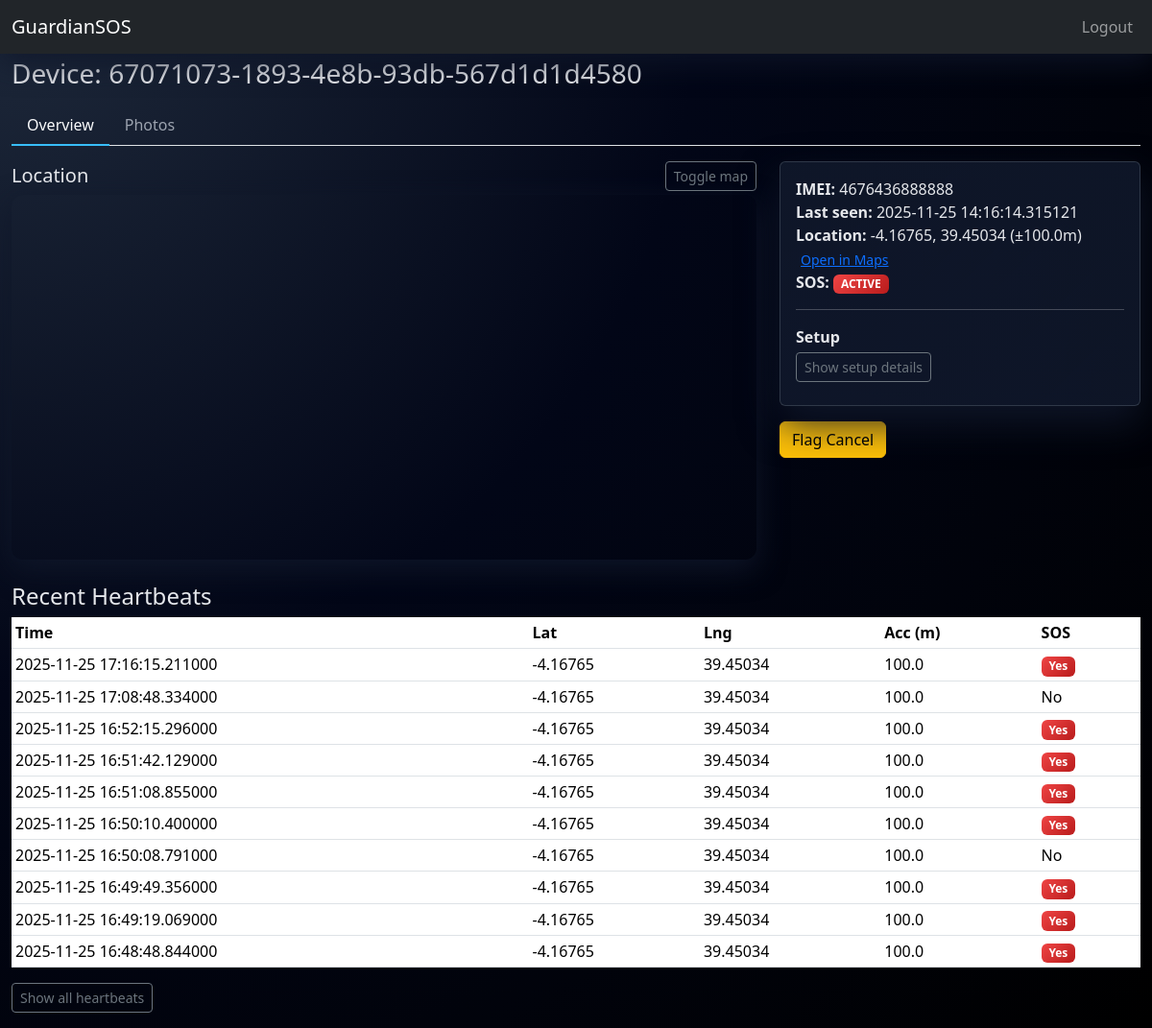
Page /device/67071073-1893-4e8b-93db-567d1d1d4580 (signed in) on the committed database.
### app.py (models this page shows)
class Device(db.Model):
    id = db.Column(db.Integer, primary_key=True)
    device_id = db.Column(db.String(64), unique=True, nullable=False)
    imei = db.Column(db.String(64), default='')
    registered_at = db.Column(db.DateTime, default=dt.datetime.utcnow)
    last_seen = db.Column(db.DateTime)
    last_lat = db.Column(db.Float)
    last_lng = db.Column(db.Float)
    last_acc = db.Column(db.Float)
    last_sos = db.Column(db.Boolean, default=False)
    sos_cancel_requested = db.Column(db.Boolean, default=False)
    user_id = db.Column(db.Integer, ForeignKey('user.id'), nullable=True)

class Heartbeat(db.Model):
    id = db.Column(db.Integer, primary_key=True)
    device_id = db.Column(db.String(64), index=True, nullable=False)
    timestamp = db.Column(db.DateTime, default=dt.datetime.utcnow)
    lat = db.Column(db.Float)
    lng = db.Column(db.Float)
    acc = db.Column(db.Float)
    sos = db.Column(db.Boolean, default=False)

### app.py (the view)
@app.route('/device/<device_id>')
@login_required
def device_detail(device_id):
    d = Device.query.filter_by(device_id=device_id).first_or_404()
    if (not current_user.is_admin) and (d.user_id is not None) and (d.user_id != current_user.id):
        flash('Not authorized to view this device', 'danger')
        return redirect(url_for('dashboard'))
    hbs = Heartbeat.query.filter_by(device_id=device_id).order_by(Heartbeat.timestamp.desc()).limit(200).all()
    photos = Photo.query.filter_by(device_id=device_id).order_by(Photo.created_at.desc()).limit(50).all()
    return render_template('device.html', device=d, heartbeats=hbs, photos=photos)

### app.py (called while the page is built)
@login_manager.user_loader
def load_user(user_id):
    return User.query.get(int(user_id))

### templates/device.html (shortened to what this page needs)
{% extends 'base.html' %}
{% block content %}
<h3>Device: {{ device.device_id }}</h3>
<ul class="nav nav-tabs mt-3" id="deviceTab" role="tablist">
  <li class="nav-item" role="presentation">
    <button class="nav-link active" id="overview-tab" data-bs-toggle="tab" data-bs-target="#overview" type="button" role="tab" aria-controls="overview" aria-selected="true">Overview</button>
  </li>
  <li class="nav-item" role="presentation">
    <button class="nav-link" id="photos-tab" data-bs-toggle="tab" data-bs-target="#photos" type="button" role="tab" aria-controls="photos" aria-selected="false">Photos</button>
  </li>
</ul>
<div class="tab-content pt-3" id="deviceTabContent">
  <div class="tab-pane fade show active" id="overview" role="tabpanel" aria-labelledby="overview-tab">
    <div class="row mb-3">
      <div class="col-md-8">
        <div class="d-flex justify-content-between align-items-center mb-1">
          <h5 class="mb-0">Location</h5>
          <button class="btn btn-sm btn-outline-secondary" type="button" data-bs-toggle="collapse" data-bs-target="#map-collapse" aria-expanded="true" aria-controls="map-collapse">Toggle map</button>
        </div>
        <div id="map-collapse" class="collapse show">
          <div id="map"></div>
        </div>
      </div>
      <div class="col-md-4">
        <div class="card mb-3">
          <div class="card-body">
            <div><strong>IMEI:</strong> {{ device.imei }}</div>
            <div><strong>Last seen:</strong> {{ device.last_seen or '—' }} </div>
            <div><strong>Location:</strong>
              {% if device.last_lat and device.last_lng %}
                <span id="coords-text">{{ '%.5f'|format(device.last_lat) }}, {{ '%.5f'|format(device.last_lng) }}</span>
                (±{{ device.last_acc or 0 }}m)
                <a class="btn btn-link btn-sm p-0 ms-1" id="open-maps" href="https://www.google.com/maps?q={{ device.last_lat }},{{ device.last_lng }}" target="_blank">Open in Maps</a>
              {% else %}—{% endif %}
            </div>
            <div><strong>SOS:</strong>
              {% if device.last_sos %}<span class="badge bg-danger">ACTIVE</span>{% else %}<span class="badge bg-secondary">Idle</span>{% endif %}
            </div>
            <hr />
            <p class="mb-1"><strong>Setup</strong></p>
            <button class="btn btn-sm btn-outline-secondary mb-2" type="button" data-bs-toggle="collapse" data-bs-target="#setup-collapse" aria-expanded="false" aria-controls="setup-collapse">Show setup details</button>
          </div>
        </div>
        <form class="d-flex gap-2" method="post" action="{{ url_for('dashboard_flag_cancel') }}" onsubmit="return confirm('Flag cancel on server?');">
          <button class="btn btn-warning" type="submit">Flag Cancel</button>
        </form>
      </div>
    </div>
    <h4 class="mt-4">Recent Heartbeats</h4>
    <table class="table table-sm table-hover">
      <thead><tr><th>Time</th><th>Lat</th><th>Lng</th><th>Acc (m)</th><th>SOS</th></tr></thead>
      <tbody>
        {% for h in heartbeats %}
        <tr class="hb-row {% if loop.index > 10 %}d-none extra-hb{% endif %}">
          <td>{{ h.timestamp }}</td>
          <td>{{ '%.5f'|format(h.lat or 0) }}</td>
          <td>{{ '%.5f'|format(h.lng or 0) }}</td>
          <td>{{ h.acc or 0 }}</td>
          <td>{% if h.sos %}<span class="badge bg-danger">Yes</span>{% else %}No{% endif %}</td>
        </tr>
        {% else %}
        <tr>
          <td colspan="5"><div class="text-muted">No heartbeats yet. Waiting for device…</div></td>
        </tr>
        {% endfor %}
      </tbody>
    </table>
    {% if heartbeats|length > 10 %}
    <button id="toggle-hb" class="btn btn-sm btn-outline-secondary mb-3" type="button">Show all heartbeats</button>
    {% endif %}
  </div>
</div>
{% endblock %}

### templates/base.html (shortened to what this page needs)
<!doctype html>
<html lang="en">
<head>
  <link href="https://cdn.jsdelivr.net/npm/bootstrap@5.3.3/dist/css/bootstrap.min.css" rel="stylesheet">
  <link rel="stylesheet" href="https://unpkg.com/leaflet@1.9.4/dist/leaflet.css" />
</head>
<body>
<nav class="navbar navbar-expand-lg navbar-dark bg-dark fixed-top">
  <div class="container-fluid">
    <a class="navbar-brand" href="/">GuardianSOS</a>
    <div class="collapse navbar-collapse">
      <ul class="navbar-nav ms-auto">
        {% if current_user.is_authenticated %}
        <li class="nav-item"><a class="nav-link" href="/logout">Logout</a></li>
        {% endif %}
      </ul>
    </div>
  </div>
</nav>
<div class="container">
  {% block content %}{% endblock %}
</div>
</body>
</html>

### templates/base.html (style rules this page uses)
body { padding-top: 60px; min-height: 100vh; background: radial-gradient(circle at top left, #1e293b 0, #020617 45%, #000000 100%); color: #e5e7eb; }
.navbar { box-shadow: 0 10px 30px rgba(15, 23, 42, 0.8); }
.container { max-width: 1200px; }
#map { height: 380px; border-radius: 0.75rem; overflow: hidden; box-shadow: 0 10px 30px rgba(15, 23, 42, 0.9); }
.card { background: linear-gradient(135deg, rgba(15, 23, 42, 0.96), rgba(15, 23, 42, 0.9)); border: 1px solid rgba(55, 65, 81, 0.8); box-shadow: 0 18px 40px rgba(15, 23, 42, 0.9); color: #e5e7eb; }
.table { color: #e5e7eb; }
.table thead { background: rgba(15, 23, 42, 0.9); }
.nav-tabs .nav-link { border: none; color: #9ca3af; }
.nav-tabs .nav-link.active { color: #f9fafb; background: transparent; border-bottom: 2px solid #38bdf8; }
.badge.bg-danger { background: linear-gradient(135deg, #ef4444, #b91c1c); }

### rows in the picture
Device: device_id "67071073-1893-4e8b-93db-567d1d1d4580", imei "4676436888888", last_seen "2025-11-25 14:16:14.315121", last_lat "-4.16765", last_lng "39.45034", last_acc "100.0"
Heartbeat: timestamp "2025-11-25 17:16:15.211000", lat "-4.16765", lng "39.45034", acc "100.0", sos "Yes"
Heartbeat: timestamp "2025-11-25 17:08:48.334000", lat "-4.16765", lng "39.45034", acc "100.0", sos "No"
Heartbeat: timestamp "2025-11-25 16:52:15.296000", lat "-4.16765", lng "39.45034", acc "100.0", sos "Yes"
Heartbeat: timestamp "2025-11-25 16:51:42.129000", lat "-4.16765", lng "39.45034", acc "100.0", sos "Yes"
Heartbeat: timestamp "2025-11-25 16:51:08.855000", lat "-4.16765", lng "39.45034", acc "100.0", sos "Yes"
Heartbeat: timestamp "2025-11-25 16:50:10.400000", lat "-4.16765", lng "39.45034", acc "100.0", sos "Yes"
Heartbeat: timestamp "2025-11-25 16:50:08.791000", lat "-4.16765", lng "39.45034", acc "100.0", sos "No"
Heartbeat: timestamp "2025-11-25 16:49:49.356000", lat "-4.16765", lng "39.45034", acc "100.0", sos "Yes"
Heartbeat: timestamp "2025-11-25 16:49:19.069000", lat "-4.16765", lng "39.45034", acc "100.0", sos "Yes"
Heartbeat: timestamp "2025-11-25 16:48:48.844000", lat "-4.16765", lng "39.45034", acc "100.0", sos "Yes"
